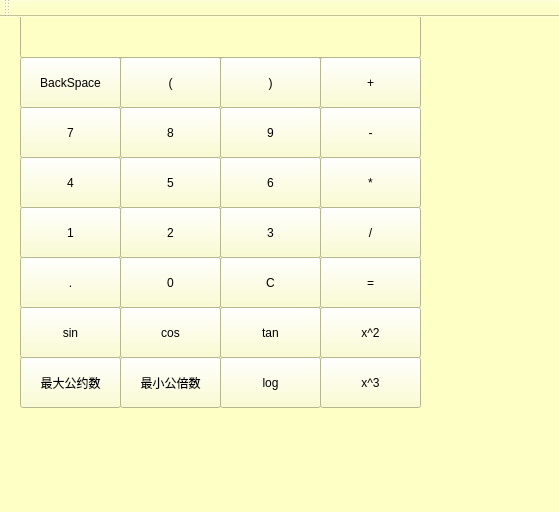
<?xml version="1.0" encoding="UTF-8"?>
<ui version="4.0">
 <class>MainWindow</class>
 <widget class="QMainWindow" name="MainWindow">
  <property name="geometry">
   <rect>
    <x>0</x>
    <y>0</y>
    <width>559</width>
    <height>512</height>
   </rect>
  </property>
  <property name="windowTitle">
   <string>MainWindow</string>
  </property>
  <property name="styleSheet">
   <string notr="true">background-color: rgb(255, 220, 254);
background-color: rgb(253, 255, 197);</string>
  </property>
  <widget class="QWidget" name="centralWidget">
   <widget class="QPushButton" name="pushButton">
    <property name="geometry">
     <rect>
      <x>320</x>
      <y>240</y>
      <width>101</width>
      <height>51</height>
     </rect>
    </property>
    <property name="text">
     <string>=</string>
    </property>
   </widget>
   <widget class="QPushButton" name="pushButton_2">
    <property name="geometry">
     <rect>
      <x>120</x>
      <y>240</y>
      <width>101</width>
      <height>51</height>
     </rect>
    </property>
    <property name="text">
     <string>0</string>
    </property>
   </widget>
   <widget class="QPushButton" name="pushButton_3">
    <property name="geometry">
     <rect>
      <x>20</x>
      <y>190</y>
      <width>101</width>
      <height>51</height>
     </rect>
    </property>
    <property name="text">
     <string>1</string>
    </property>
   </widget>
   <widget class="QPushButton" name="pushButton_4">
    <property name="geometry">
     <rect>
      <x>120</x>
      <y>190</y>
      <width>101</width>
      <height>51</height>
     </rect>
    </property>
    <property name="text">
     <string>2</string>
    </property>
   </widget>
   <widget class="QPushButton" name="pushButton_5">
    <property name="geometry">
     <rect>
      <x>220</x>
      <y>190</y>
      <width>101</width>
      <height>51</height>
     </rect>
    </property>
    <property name="text">
     <string>3</string>
    </property>
   </widget>
   <widget class="QPushButton" name="pushButton_6">
    <property name="geometry">
     <rect>
      <x>20</x>
      <y>140</y>
      <width>101</width>
      <height>51</height>
     </rect>
    </property>
    <property name="text">
     <string>4</string>
    </property>
   </widget>
   <widget class="QPushButton" name="pushButton_7">
    <property name="geometry">
     <rect>
      <x>120</x>
      <y>140</y>
      <width>101</width>
      <height>51</height>
     </rect>
    </property>
    <property name="text">
     <string>5</string>
    </property>
   </widget>
   <widget class="QPushButton" name="pushButton_8">
    <property name="geometry">
     <rect>
      <x>220</x>
      <y>140</y>
      <width>101</width>
      <height>51</height>
     </rect>
    </property>
    <property name="text">
     <string>6</string>
    </property>
   </widget>
   <widget class="QPushButton" name="pushButton_9">
    <property name="geometry">
     <rect>
      <x>20</x>
      <y>90</y>
      <width>101</width>
      <height>51</height>
     </rect>
    </property>
    <property name="text">
     <string>7</string>
    </property>
   </widget>
   <widget class="QPushButton" name="pushButton_10">
    <property name="geometry">
     <rect>
      <x>120</x>
      <y>90</y>
      <width>101</width>
      <height>51</height>
     </rect>
    </property>
    <property name="text">
     <string>8</string>
    </property>
   </widget>
   <widget class="QPushButton" name="pushButton_11">
    <property name="geometry">
     <rect>
      <x>220</x>
      <y>90</y>
      <width>101</width>
      <height>51</height>
     </rect>
    </property>
    <property name="text">
     <string>9</string>
    </property>
   </widget>
   <widget class="QPushButton" name="pushButton_12">
    <property name="geometry">
     <rect>
      <x>320</x>
      <y>40</y>
      <width>101</width>
      <height>51</height>
     </rect>
    </property>
    <property name="text">
     <string>+</string>
    </property>
   </widget>
   <widget class="QPushButton" name="pushButton_13">
    <property name="geometry">
     <rect>
      <x>320</x>
      <y>90</y>
      <width>101</width>
      <height>51</height>
     </rect>
    </property>
    <property name="text">
     <string>-</string>
    </property>
   </widget>
   <widget class="QPushButton" name="pushButton_14">
    <property name="geometry">
     <rect>
      <x>320</x>
      <y>140</y>
      <width>101</width>
      <height>51</height>
     </rect>
    </property>
    <property name="text">
     <string>*</string>
    </property>
   </widget>
   <widget class="QPushButton" name="pushButton_15">
    <property name="geometry">
     <rect>
      <x>320</x>
      <y>190</y>
      <width>101</width>
      <height>51</height>
     </rect>
    </property>
    <property name="text">
     <string>/</string>
    </property>
   </widget>
   <widget class="QPushButton" name="pushButton_16">
    <property name="geometry">
     <rect>
      <x>220</x>
      <y>240</y>
      <width>101</width>
      <height>51</height>
     </rect>
    </property>
    <property name="text">
     <string>C</string>
    </property>
   </widget>
   <widget class="QPushButton" name="pushButton_17">
    <property name="geometry">
     <rect>
      <x>20</x>
      <y>40</y>
      <width>101</width>
      <height>51</height>
     </rect>
    </property>
    <property name="text">
     <string>BackSpace</string>
    </property>
   </widget>
   <widget class="QPushButton" name="pushButton_18">
    <property name="geometry">
     <rect>
      <x>120</x>
      <y>40</y>
      <width>101</width>
      <height>51</height>
     </rect>
    </property>
    <property name="text">
     <string>(</string>
    </property>
   </widget>
   <widget class="QPushButton" name="pushButton_19">
    <property name="geometry">
     <rect>
      <x>220</x>
      <y>40</y>
      <width>101</width>
      <height>51</height>
     </rect>
    </property>
    <property name="text">
     <string>)</string>
    </property>
   </widget>
   <widget class="QPushButton" name="pushButton_20">
    <property name="geometry">
     <rect>
      <x>20</x>
      <y>240</y>
      <width>101</width>
      <height>51</height>
     </rect>
    </property>
    <property name="text">
     <string>.</string>
    </property>
   </widget>
   <widget class="QLineEdit" name="lineEdit">
    <property name="geometry">
     <rect>
      <x>20</x>
      <y>-20</y>
      <width>401</width>
      <height>61</height>
     </rect>
    </property>
   </widget>
   <widget class="QPushButton" name="pushButton_21">
    <property name="geometry">
     <rect>
      <x>20</x>
      <y>290</y>
      <width>101</width>
      <height>51</height>
     </rect>
    </property>
    <property name="text">
     <string>sin</string>
    </property>
   </widget>
   <widget class="QPushButton" name="pushButton_22">
    <property name="geometry">
     <rect>
      <x>120</x>
      <y>290</y>
      <width>101</width>
      <height>51</height>
     </rect>
    </property>
    <property name="text">
     <string>cos</string>
    </property>
   </widget>
   <widget class="QPushButton" name="pushButton_23">
    <property name="geometry">
     <rect>
      <x>220</x>
      <y>290</y>
      <width>101</width>
      <height>51</height>
     </rect>
    </property>
    <property name="text">
     <string>tan</string>
    </property>
   </widget>
   <widget class="QPushButton" name="pushButton_24">
    <property name="geometry">
     <rect>
      <x>320</x>
      <y>290</y>
      <width>101</width>
      <height>51</height>
     </rect>
    </property>
    <property name="text">
     <string>x^2</string>
    </property>
   </widget>
   <widget class="QPushButton" name="pushButton_25">
    <property name="geometry">
     <rect>
      <x>20</x>
      <y>340</y>
      <width>101</width>
      <height>51</height>
     </rect>
    </property>
    <property name="text">
     <string>最大公约数</string>
    </property>
   </widget>
   <widget class="QPushButton" name="pushButton_26">
    <property name="geometry">
     <rect>
      <x>120</x>
      <y>340</y>
      <width>101</width>
      <height>51</height>
     </rect>
    </property>
    <property name="text">
     <string>最小公倍数</string>
    </property>
   </widget>
   <widget class="QPushButton" name="pushButton_27">
    <property name="geometry">
     <rect>
      <x>220</x>
      <y>340</y>
      <width>101</width>
      <height>51</height>
     </rect>
    </property>
    <property name="text">
     <string>log</string>
    </property>
   </widget>
   <widget class="QPushButton" name="pushButton_28">
    <property name="geometry">
     <rect>
      <x>320</x>
      <y>340</y>
      <width>101</width>
      <height>51</height>
     </rect>
    </property>
    <property name="text">
     <string>x^3</string>
    </property>
   </widget>
  </widget>
  <widget class="QMenuBar" name="menuBar">
   <property name="geometry">
    <rect>
     <x>0</x>
     <y>0</y>
     <width>559</width>
     <height>21</height>
    </rect>
   </property>
  </widget>
  <widget class="QToolBar" name="mainToolBar">
   <attribute name="toolBarArea">
    <enum>TopToolBarArea</enum>
   </attribute>
   <attribute name="toolBarBreak">
    <bool>false</bool>
   </attribute>
  </widget>
  <widget class="QStatusBar" name="statusBar"/>
 </widget>
 <layoutdefault spacing="6" margin="11"/>
 <resources/>
 <connections/>
</ui>
